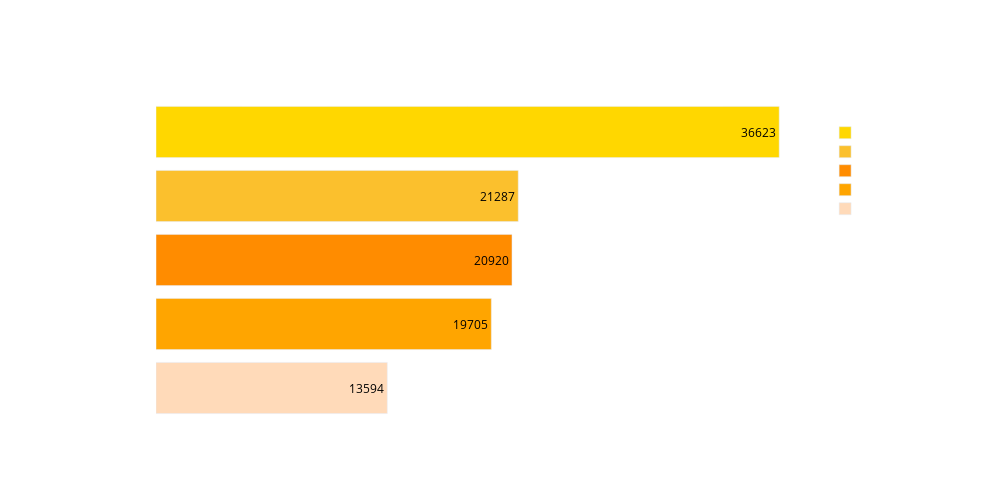

This figure's notebook cell:
### Markdown cell above
#### DATABASE - FOR ASIA

### Code cell
asia_data = dbw_expanded[dbw_expanded['Region'] == 'Asia']

# Group by database and count
asia_db_counts = (
    asia_data
    .groupby('DatabaseWorkedWith')
    .size()
    .reset_index(name='Count')
    .sort_values('Count', ascending=False)
)

# Select top 5 databases used in Asia
top5_asia = asia_db_counts.head(5)

# Plot horizontal bar chart
fig = px.bar(
    top5_asia,
    x='Count',
    y='DatabaseWorkedWith',
    color='DatabaseWorkedWith',
    orientation='h',
    text='Count',
    title='Top 5 Databases Used in Asia (All Years)',
    color_discrete_sequence=[
        '#FFD700',  # Gold
        '#FBC02D',  # Strong Yellow
        '#FF8C00',  # Darker Orange
        '#FFA500',  # Medium Orange
        '#FFDAB9'   # Peach
    ],

)

# Style and layout
fig.update_traces(
    textposition='auto',
    textfont_color='black'
)

fig.update_layout(
    width=1000,
    height=500,
    plot_bgcolor='rgba(0,0,0,0)',
    paper_bgcolor='rgba(0,0,0,0)',
    font=dict(color='white'),
    legend_title_font=dict(color='white'),
    title_font=dict(color='white'),
    xaxis=dict(title_font=dict(color='white'), tickfont=dict(color='white')),
    yaxis=dict(title_font=dict(color='white'), tickfont=dict(color='white'))
)

fig.update_xaxes(showgrid=False)
fig.update_yaxes(showgrid=False)

fig.show()

### Figure 1 — Plotly figure (JSON) as saved in the notebook; plotly's stock layout.template omitted (floating-point values rounded to 4 significant figures)
{"data": [{"alignmentgroup": "True", "hovertemplate": "DatabaseWorkedWith=%{y}<br>Count=%{text}<extra></extra>", "legendgroup": "MySQL", "marker": {"color": "#FFD700", "pattern": {"shape": ""}}, "name": "MySQL", "offsetgroup": "MySQL", "orientation": "h", "showlegend": true, "text": [36623], "textfont": {"color": "black"}, "textposition": "auto", "type": "bar", "x": [36623], "xaxis": "x", "y": ["MySQL"], "yaxis": "y"}, {"alignmentgroup": "True", "hovertemplate": "DatabaseWorkedWith=%{y}<br>Count=%{text}<extra></extra>", "legendgroup": "MongoDB", "marker": {"color": "#FBC02D", "pattern": {"shape": ""}}, "name": "MongoDB", "offsetgroup": "MongoDB", "orientation": "h", "showlegend": true, "text": [21287], "textfont": {"color": "black"}, "textposition": "auto", "type": "bar", "x": [21287], "xaxis": "x", "y": ["MongoDB"], "yaxis": "y"}, {"alignmentgroup": "True", "hovertemplate": "DatabaseWorkedWith=%{y}<br>Count=%{text}<extra></extra>", "legendgroup": "PostgreSQL", "marker": {"color": "#FF8C00", "pattern": {"shape": ""}}, "name": "PostgreSQL", "offsetgroup": "PostgreSQL", "orientation": "h", "showlegend": true, "text": [20920], "textfont": {"color": "black"}, "textposition": "auto", "type": "bar", "x": [20920], "xaxis": "x", "y": ["PostgreSQL"], "yaxis": "y"}, {"alignmentgroup": "True", "hovertemplate": "DatabaseWorkedWith=%{y}<br>Count=%{text}<extra></extra>", "legendgroup": "SQLite", "marker": {"color": "#FFA500", "pattern": {"shape": ""}}, "name": "SQLite", "offsetgroup": "SQLite", "orientation": "h", "showlegend": true, "text": [19705], "textfont": {"color": "black"}, "textposition": "auto", "type": "bar", "x": [19705], "xaxis": "x", "y": ["SQLite"], "yaxis": "y"}, {"alignmentgroup": "True", "hovertemplate": "DatabaseWorkedWith=%{y}<br>Count=%{text}<extra></extra>", "legendgroup": "Microsoft SQL Server", "marker": {"color": "#FFDAB9", "pattern": {"shape": ""}}, "name": "Microsoft SQL Server", "offsetgroup": "Microsoft SQL Server", "orientation": "h", "showlegend": true, "text": [13594], "textfont": {"color": "black"}, "textposition": "auto", "type": "bar", "x": [13594], "xaxis": "x", "y": ["Microsoft SQL Server"], "yaxis": "y"}], "layout": {"barmode": "relative", "font": {"color": "white"}, "height": 500, "legend": {"title": {"font": {"color": "white"}, "text": "DatabaseWorkedWith"}, "tracegroupgap": 0}, "paper_bgcolor": "rgba(0,0,0,0)", "plot_bgcolor": "rgba(0,0,0,0)", "title": {"font": {"color": "white"}, "text": "Top 5 Databases Used in Asia (All Years)"}, "width": 1000, "xaxis": {"anchor": "y", "domain": [0, 1], "showgrid": false, "tickfont": {"color": "white"}, "title": {"font": {"color": "white"}, "text": "Count"}}, "yaxis": {"anchor": "x", "categoryarray": ["Microsoft SQL Server", "SQLite", "PostgreSQL", "MongoDB", "MySQL"], "categoryorder": "array", "domain": [0, 1], "showgrid": false, "tickfont": {"color": "white"}, "title": {"font": {"color": "white"}, "text": "DatabaseWorkedWith"}}}}
